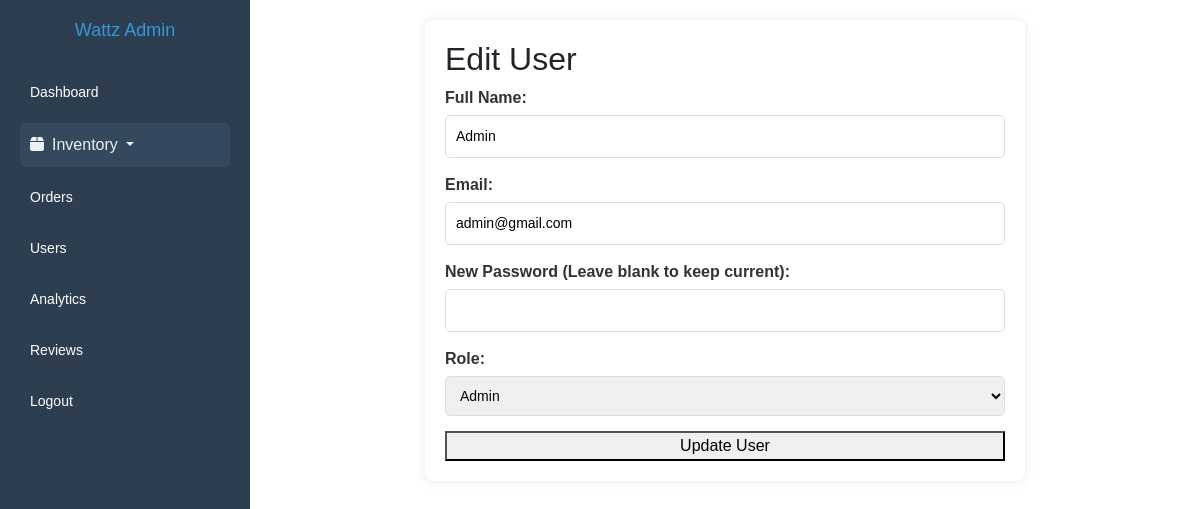
/admin/edit_user.php?id=4, run on the app's committed database.
### tables this page shows
CREATE TABLE `users` (
  `user_id` int(11) NOT NULL,
  `username` varchar(50) NOT NULL,
  `email` varchar(100) NOT NULL,
  `password` varchar(255) NOT NULL,
  `first_name` varchar(50) DEFAULT NULL,
  `last_name` varchar(50) DEFAULT NULL,
  `phone` varchar(20) DEFAULT NULL,
  `address` text DEFAULT NULL,
  `role` enum('admin','customer') DEFAULT 'customer',
  `created_at` timestamp NOT NULL DEFAULT current_timestamp(),
  `updated_at` timestamp NOT NULL DEFAULT current_timestamp() ON UPDATE current_timestamp(),
  `is_admin` tinyint(1) NOT NULL DEFAULT 0
);

### admin/edit_user.php (the view, shortened to what this page needs)
<?php
include 'includes/header.php';
include 'includes/db.php';
$user_id = isset($_GET['id']) ? intval($_GET['id']) : 0;
$stmt = $conn->prepare("SELECT * FROM users WHERE user_id = ?");
$stmt->execute([$user_id]);
$user = $stmt->fetch(PDO::FETCH_ASSOC);
?>
<div class="form-container">
    <h2>Edit User</h2>
    <form method="POST" class="user-form">
        <div class="form-group">
            <label for="username">Full Name:</label>
            <input type="text" name="username" id="username" value="<?php echo htmlspecialchars($user['username'] ?? ''); ?>" required>
        </div>
        <div class="form-group">
            <label for="email">Email:</label>
            <input type="email" name="email" id="email" value="<?php echo htmlspecialchars($user['email'] ?? ''); ?>" required>
        </div>
        <div class="form-group">
            <label for="password">New Password (Leave blank to keep current):</label>
            <input type="password" name="password" id="password">
        </div>
        <div class="form-group">
            <label for="role">Role:</label>
            <select name="role" id="role" required>
                <option value="admin" <?php echo ($user['role'] ?? 'customer') === 'admin' ? 'selected' : ''; ?>>Admin</option>
            </select>
        </div>
        <button type="submit" class="btn-submit">Update User</button>
    </form>
</div>
<?php include 'includes/footer.php'; ?>

### admin/assets/css/admin.css (style rules this page uses)
body { font-family: Arial, sans-serif; margin: 0; padding: 0; background-color: #f9f9f9; }
.form-container { max-width: 600px; margin: 0 auto; padding: 20px; background-color: white; box-shadow: 0 0 10px rgba(0, 0, 0, 0.1); border-radius: 8px; }
.form-group { margin-bottom: 15px; }
.form-group label { font-weight: bold; margin-bottom: 5px; display: block; color: #333; }
.form-group input, .form-group textarea, .form-group select { width: 100%; padding: 10px; border: 1px solid #ddd; border-radius: 5px; font-size: 14px; transition: border-color 0.3s ease; }
.user-form { display: flex; flex-direction: column; }
.user-form .form-group { margin-bottom: 15px; }
.user-form .form-group label { font-weight: bold; margin-bottom: 5px; display: block; color: #333; }
.user-form .form-group input, .user-form .form-group select { width: 100%; padding: 10px; border: 1px solid #ddd; border-radius: 5px; font-size: 14px; transition: border-color 0.3s ease; }

### data on the page
users: username "Admin", email "admin@gmail.com", role "Admin"
